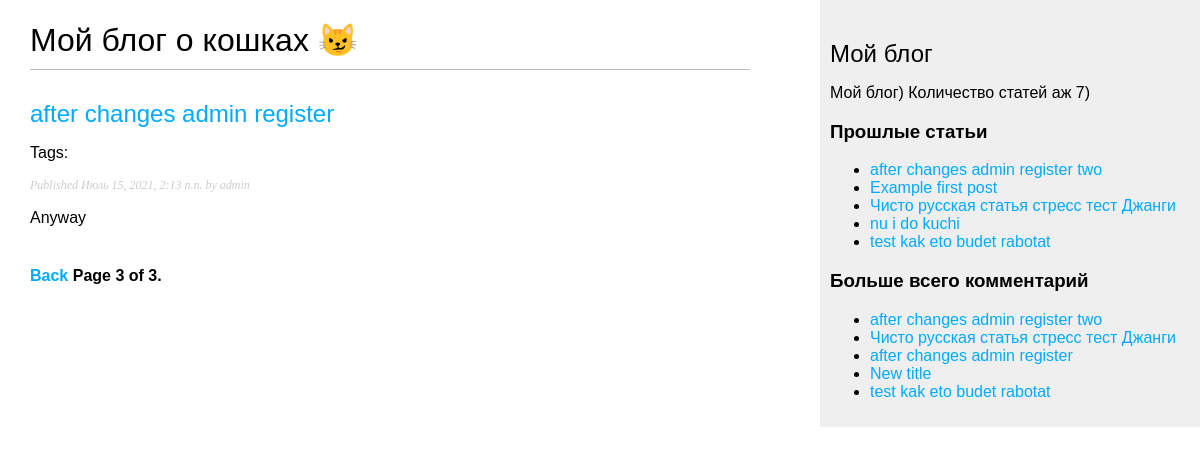
The app's page /blog/?page=3, older data.
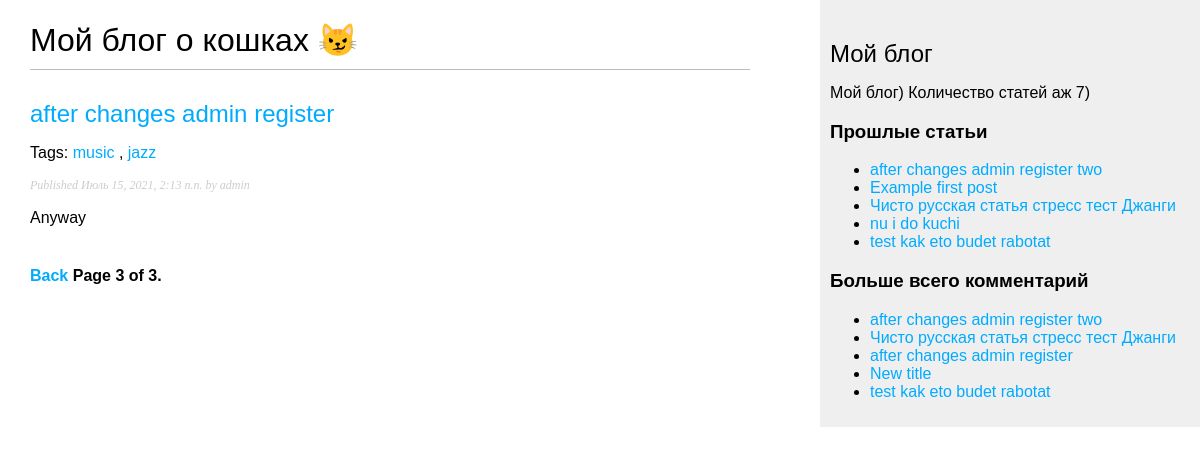
The same page, newer data.
### blog/models.py (models this page shows, shortened)
class Post(models.Model):
	STATUS_CHOICES = {
		('draft', 'Draft'),
		('published', 'Published'),
	}
	title = models.CharField(max_length=250) #заголовок статьи (VARCHAR тип)
	slug = models.SlugField(max_length=250, unique_for_date='publish') # поле для формирования семантических URLов статей
	author = models.ForeignKey(User, on_delete=models.CASCADE, related_name='blog_post') # собсна автор, отношение "Один ко многим" автор может иметь много статей
	body = models.TextField() # содержание статьи
	publish = models.DateTimeField(default=timezone.now) # сохраняет дату публикации статьи
	created = models.DateTimeField(auto_now_add=True) # собсна указывает на дату создания статьи (auto_now_add=True - сохраняет автоматически при сохранении объекта)
	update  = models.DateTimeField(auto_now=True) # дата и время редактирования статьи (auto_now=True - сохраняет автоматически при сохранении объекта)
	status = models.CharField(max_length=10, choices=STATUS_CHOICES, default='draft') # статус статьи. Choices - для выбора статуса.
	objects = models.Manager() # описание менеджера
	published = PublishedManager() # добавление нового менеджера в модель
	tags = TaggableManager()
	class Meta:
		ordering = ('-publish',) # метаданные для порядка сортировки (по убыванию)
	def get_absolute_url(self):
		return reverse('blog:post_detail',
						args=[self.publish.year,
								self.publish.month,
								self.publish.day,
								self.slug])

### blog/views.py (the view)
# urls.py: path('', views.post_list, name='post_list'),
def post_list(request, tag_slug=None):
	object_list = Post.published.all()
	tag = None
	if tag_slug:
		tag = get_object_or_404(Tag, slug=tag_slug)
		object_list = object_list.filter(tags__in=[tag])
	paginator = Paginator(object_list, 3)
	page = request.GET.get('page') #текущая страница
	try:
		posts = paginator.page(page) # список объектов на странице
	except PageNotAnInteger:
		posts = paginator.page(1)
	except EmptyPage:
		posts = paginator.page(paginator.num_pages)
	return render(request,
				 'blog/post/list.html',
				 {'page': page,
				  'posts': posts,
				  'tag' : tag})
	'''принимает на вход все статьи блога и с помощью функции render (принимает на вход: объект request,
	путь к шаблону и переменные контекста для этого шаблона) - формируем шаблон для списка статей  '''

### blog/models.py (called while the page is built)
	def get_queryset(self):
		return super().get_queryset().filter(status='published') # возвращает QuerySet с фильтром

### blog/templatetags/blog_tags.py (called while the page is built)
@register.simple_tag
def total_posts():
	return Post.published.count()

@register.inclusion_tag('blog/post/latest_posts.html')
def show_latest_posts(count=5):
	latest_posts = Post.published.order_by('-publish')[:count]
	return {'latest_posts' : latest_posts}

@register.simple_tag
def get_most_commented_posts(count=5):
	return Post.published.annotate(total_comments=Count('comments')).order_by('-total_comments')[:count]

@register.filter(name='markdown')
def markdown_format(text):
	return mark_safe(markdown.markdown(text)) #mark_safe - помечает return как разрешенный HTML-код

### blog/templates/blog/post/list.html (shortened to what this page needs)
{% extends "blog/base.html" %}
{% load blog_tags %}
{% block content %}
  <h1>Мой блог о кошках &#128572;</h1>
  {% for post in posts %}
    <h2>
      <a href="{{ post.get_absolute_url }}">
        {{ post.title }}
      </a>
    </h2>
    <p class="tags">
      Tags:
      {% for tag in post.tags.all %}
        <a href="{% url 'blog:post_list_by_tag' tag.slug %}">
          {{ tag.name }}
        </a>
        {% if not forloop.last %}, {% endif %}
      {% endfor %}
    </p>
    <p class="date">
      Published {{ post.publish }} by {{ post.author }}
    </p>
    {{ post.body|markdown|truncatewords_html:30 }}
  {% endfor %}
  {% include "pagination.html" with page=posts %}
{% endblock %}

### blog/templates/blog/base.html (shortened to what this page needs)
{% load blog_tags %}
{% load static %}
<!DOCTYPE html>
<html lang="ru">
<head>
	<link href="{% static 'css/blog.css' %}" rel="stylesheet">
</head>
<body>
	<div id="content">
		{% block content %}
		{% endblock %}
	</div>
	<div id="sidebar">
		<h2>Мой блог</h2>
			<p>Мой блог) Количество статей аж {% total_posts %})</p>
		<h3>Прошлые статьи</h3>
			{% show_latest_posts 5 %}
		<h3>Больше всего комментарий</h3>
			{% get_most_commented_posts as most_commented_posts %}
			<ul>
				{% for post in most_commented_posts %}
					<li><a href="{{ post.get_absolute_url }}">{{ post.title }}</a></li>
				{% endfor %}
			</ul>
	</div>
</body>
</html>

### blog/templates/pagination.html (shortened to what this page needs)
<div class="pagination">
	<span class="step-links">
		{% if page.has_previous %}
			<a href="?page={{page.previous_page_number}}">Back</a>
		{% endif %}
		<span class="current">
			Page {{ page.number }} of {{ page.paginator.num_pages }}.
		</span>
	</span>
</div>

### blog/templates/blog/post/latest_posts.html
<ul>
	{% for post in latest_posts %}
		<li><a href="{{ post.get_absolute_url }}">{{ post.title }}</a></li>
	{% endfor %}
</ul>

### blog/static/css/blog.css (style rules this page uses)
body { margin:0; padding:0; font-family:helvetica, sans-serif; }
a { color:#00abff; text-decoration:none; }
h1 { font-weight:normal; border-bottom:1px solid #bbb; padding:0 0 10px 0; }
h2 { font-weight:normal; margin:30px 0 0; }
#content { float:left; width:60%; padding:0 0 0 30px; }
#sidebar { float:right; width:30%; padding:10px; background:#efefef; height:100%; }
p.date { color:#ccc; font-family: georgia, serif; font-size: 12px; font-style: italic; }
.pagination { margin:40px 0; font-weight:bold; }

Row changes from the older to the newer data that the page shows:
added Tag: name "music", shown under Post "after changes admin register"
added Tag: name "jazz", shown under Post "after changes admin register"
